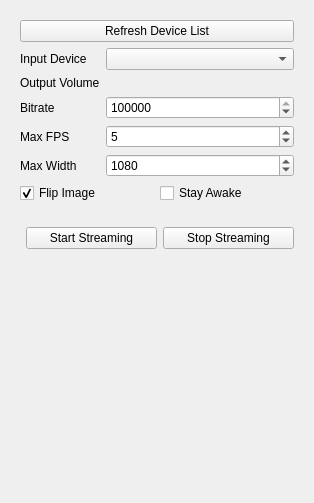
<?xml version="1.0" encoding="UTF-8"?>
<ui version="4.0">
 <class>StreamAndroid</class>
 <widget class="qMRMLWidget" name="StreamAndroid">
  <property name="geometry">
   <rect>
    <x>0</x>
    <y>0</y>
    <width>314</width>
    <height>503</height>
   </rect>
  </property>
  <layout class="QVBoxLayout" name="verticalLayout">
   <item>
    <widget class="ctkCollapsibleButton" name="configCollapsibleButton" native="true">
     <property name="enabled">
      <bool>true</bool>
     </property>
     <property name="text" stdset="0">
      <string>Configuration</string>
     </property>
     <layout class="QFormLayout" name="formLayout_2">
      <item row="4" column="0">
       <widget class="QLabel" name="label">
        <property name="text">
         <string>Input Device</string>
        </property>
       </widget>
      </item>
      <item row="4" column="1">
       <widget class="QComboBox" name="deviceComboBox"/>
      </item>
      <item row="6" column="0">
       <widget class="QLabel" name="label_3">
        <property name="text">
         <string>Bitrate</string>
        </property>
       </widget>
      </item>
      <item row="6" column="1">
       <widget class="QSpinBox" name="bitrateSpinBox">
        <property name="maximum">
         <number>800000000</number>
        </property>
        <property name="value">
         <number>8000000</number>
        </property>
       </widget>
      </item>
      <item row="7" column="0">
       <widget class="QLabel" name="label_6">
        <property name="text">
         <string>Max FPS</string>
        </property>
       </widget>
      </item>
      <item row="7" column="1">
       <widget class="QSpinBox" name="fpsSpinBox">
        <property name="maximum">
         <number>40</number>
        </property>
        <property name="value">
         <number>5</number>
        </property>
       </widget>
      </item>
      <item row="8" column="0">
       <widget class="QLabel" name="label_7">
        <property name="text">
         <string>Max Width</string>
        </property>
       </widget>
      </item>
      <item row="8" column="1">
       <widget class="QSpinBox" name="maxWidthSpinBox">
        <property name="maximum">
         <number>2000</number>
        </property>
        <property name="value">
         <number>1080</number>
        </property>
       </widget>
      </item>
      <item row="9" column="0" colspan="2">
       <layout class="QHBoxLayout" name="horizontalLayout">
        <item>
         <widget class="QCheckBox" name="flipImageCheckBox">
          <property name="text">
           <string>Flip Image</string>
          </property>
          <property name="checked">
           <bool>true</bool>
          </property>
         </widget>
        </item>
        <item>
         <widget class="QCheckBox" name="stayAwakeCheckBox">
          <property name="text">
           <string>Stay Awake</string>
          </property>
         </widget>
        </item>
       </layout>
      </item>
      <item row="1" column="0" colspan="2">
       <layout class="QHBoxLayout" name="horizontalLayout_4">
        <item>
         <widget class="QPushButton" name="refreshDeviceListButton">
          <property name="text">
           <string>Refresh Device List</string>
          </property>
         </widget>
        </item>
       </layout>
      </item>
      <item row="5" column="0">
       <widget class="QLabel" name="label_2">
        <property name="text">
         <string>Output Volume</string>
        </property>
       </widget>
      </item>
      <item row="5" column="1">
       <widget class="qMRMLNodeComboBox" name="outputVolumeComboBox" native="true">
        <property name="enabled">
         <bool>true</bool>
        </property>
        <property name="nodeTypes" stdset="0">
         <stringlist notr="true">
          <string>vtkMRMLScalarVolumeNode</string>
         </stringlist>
        </property>
        <property name="hideChildNodeTypes" stdset="0">
         <stringlist notr="true"/>
        </property>
        <property name="noneEnabled" stdset="0">
         <bool>false</bool>
        </property>
        <property name="editEnabled" stdset="0">
         <bool>true</bool>
        </property>
        <property name="renameEnabled" stdset="0">
         <bool>true</bool>
        </property>
        <property name="interactionNodeSingletonTag" stdset="0">
         <string notr="true"/>
        </property>
       </widget>
      </item>
     </layout>
    </widget>
   </item>
   <item>
    <widget class="ctkCollapsibleButton" name="outputsCollapsibleButton" native="true">
     <property name="text" stdset="0">
      <string>Streaming</string>
     </property>
     <layout class="QFormLayout" name="formLayout_4">
      <item row="0" column="1">
       <layout class="QHBoxLayout" name="horizontalLayout_3">
        <item>
         <widget class="QPushButton" name="startStreamingButton">
          <property name="text">
           <string>Start Streaming</string>
          </property>
         </widget>
        </item>
        <item>
         <widget class="QPushButton" name="stopStreamingButton">
          <property name="text">
           <string>Stop Streaming</string>
          </property>
         </widget>
        </item>
       </layout>
      </item>
     </layout>
    </widget>
   </item>
   <item>
    <spacer name="verticalSpacer">
     <property name="orientation">
      <enum>Qt::Vertical</enum>
     </property>
     <property name="sizeHint" stdset="0">
      <size>
       <width>20</width>
       <height>40</height>
      </size>
     </property>
    </spacer>
   </item>
  </layout>
 </widget>
 <customwidgets>
  <customwidget>
   <class>ctkCollapsibleButton</class>
   <extends>QWidget</extends>
   <header>ctkCollapsibleButton.h</header>
   <container>1</container>
  </customwidget>
  <customwidget>
   <class>qMRMLNodeComboBox</class>
   <extends>QWidget</extends>
   <header>qMRMLNodeComboBox.h</header>
  </customwidget>
  <customwidget>
   <class>qMRMLWidget</class>
   <extends>QWidget</extends>
   <header>qMRMLWidget.h</header>
   <container>1</container>
  </customwidget>
 </customwidgets>
 <resources/>
 <connections/>
</ui>
